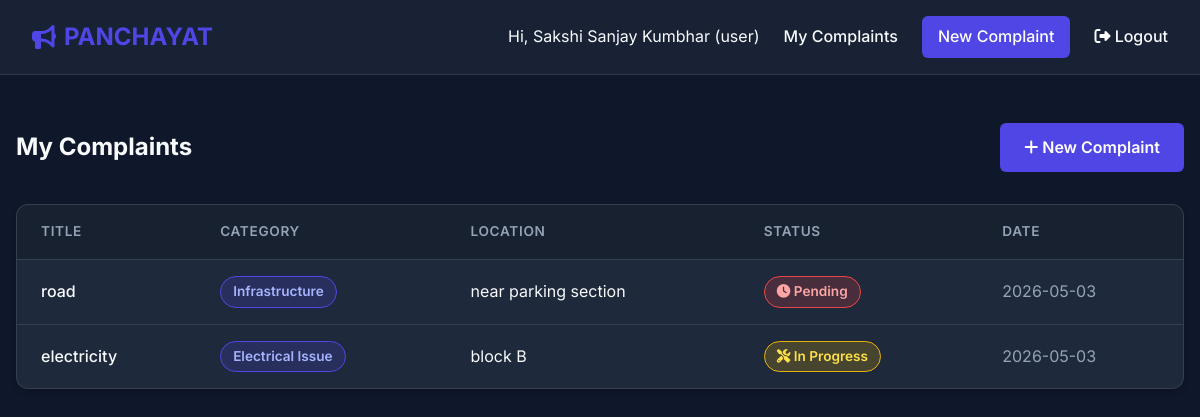
/user/dashboard (signed in), run on the app's committed database.
### models.py (models this page shows, shortened)
class User(db.Model):
    id = db.Column(db.Integer, primary_key=True)
    username = db.Column(db.String(80), unique=True, nullable=False)
    password_hash = db.Column(db.String(256), nullable=False)
    role = db.Column(db.String(20), nullable=False, default='user')  # 'user' or 'admin'
    complaints = db.relationship('Complaint', backref='author', lazy=True)

class Complaint(db.Model):
    id = db.Column(db.Integer, primary_key=True)
    user_id = db.Column(db.Integer, db.ForeignKey('user.id'), nullable=False)
    title = db.Column(db.String(150), nullable=False)
    description = db.Column(db.Text, nullable=False)
    category = db.Column(db.String(50), nullable=False)
    location = db.Column(db.String(100), nullable=False)
    status = db.Column(db.String(20), nullable=False, default='Pending') # Pending, In Progress, Resolved
    created_at = db.Column(db.DateTime, default=datetime.utcnow)

### app.py (the view)
@app.route('/user/dashboard')
def user_dashboard():
    if 'user_id' not in session or session.get('role') != 'user':
        return redirect(url_for('login'))
    complaints = Complaint.query.filter_by(user_id=session['user_id']).order_by(Complaint.created_at.desc()).all()
    return render_template('user_dashboard.html', complaints=complaints)

### app.py (called while the page is built)
@app.context_processor
def inject_user():
    user = None
    if 'user_id' in session:
        user = db.session.get(User, session['user_id'])
    return dict(current_user=user)

### templates/user_dashboard.html (shortened to what this page needs)
{% extends "base.html" %}
{% block content %}
<div class="dashboard-header">
    <h2>My Complaints</h2>
    <a href="{{ url_for('submit_complaint') }}" class="btn"><i class="fas fa-plus"></i> New Complaint</a>
</div>
{% if complaints %}
<div class="table-container">
    <table>
        <thead>
            <tr>
                <th>Title</th>
                <th>Category</th>
                <th>Location</th>
                <th>Status</th>
                <th>Date</th>
            </tr>
        </thead>
        <tbody>
            {% for complaint in complaints %}
            <tr>
                <td style="font-weight: 500;">{{ complaint.title }}</td>
                <td><span class="badge badge-category">{{ complaint.category }}</span></td>
                <td>{{ complaint.location }}</td>
                <td>
                    {% if complaint.status == 'Pending' %}
                        <span class="badge badge-pending"><i class="fas fa-clock"></i> Pending</span>
                    {% elif complaint.status == 'In Progress' %}
                        <span class="badge badge-progress"><i class="fas fa-tools"></i> In Progress</span>
                    {% else %}
                        <span class="badge badge-resolved"><i class="fas fa-check-circle"></i> Resolved</span>
                    {% endif %}
                </td>
                <td style="color: var(--text-muted);">{{ complaint.created_at.strftime('%Y-%m-%d') }}</td>
            </tr>
            {% endfor %}
        </tbody>
    </table>
</div>
{% endif %}
{% endblock %}

### templates/base.html (shortened to what this page needs)
<!DOCTYPE html>
<html lang="en">
<head>
    <link rel="stylesheet" href="https://cdnjs.cloudflare.com/ajax/libs/font-awesome/6.4.0/css/all.min.css">
    <link rel="stylesheet" href="{{ url_for('static', filename='style.css') }}">
</head>
<body>
    <nav class="navbar">
        <a href="{{ url_for('index') }}" class="brand">
            <i class="fas fa-bullhorn"></i> PANCHAYAT
        </a>
        <div class="nav-links">
            {% if current_user %}
                <span>Hi, {{ current_user.username }} ({{ current_user.role }})</span>
                {% if current_user.role == 'admin' %}
                    <a href="{{ url_for('admin_dashboard') }}">Dashboard</a>
                {% else %}
                    <a href="{{ url_for('user_dashboard') }}">My Complaints</a>
                    <a href="{{ url_for('submit_complaint') }}" class="btn-nav">New Complaint</a>
                {% endif %}
                <a href="{{ url_for('logout') }}"><i class="fas fa-sign-out-alt"></i> Logout</a>
            {% else %}
                <a href="{{ url_for('login') }}">Login</a>
                <a href="{{ url_for('register') }}" class="btn-nav">Register</a>
            {% endif %}
        </div>
    </nav>
    <div class="container">
        {% block content %}{% endblock %}
    </div>
</body>
</html>

### static/style.css (style rules this page uses)
:root { --primary-color: #4f46e5; --primary-hover: #4338ca; --bg-dark: #0f172a; --bg-panel: #1e293b; --text-main: #f8fafc; --text-muted: #94a3b8; --status-pending: #ef4444; --status-progress: #eab308; --status-resolved: #22c55e; --glass-bg: rgba(30, 41, 59, 0.7); --glass-border: rgba(255, 255, 255, 0.1); --shadow: 0 4px 6px -1px rgba(0, 0, 0, 0.1), 0 2px 4px -1px rgba(0, 0, 0, 0.06); }
* { margin: 0; padding: 0; box-sizing: border-box; }
body { font-family: 'Inter', sans-serif; background-color: var(--bg-dark); color: var(--text-main); line-height: 1.6; min-height: 100vh; display: flex; flex-direction: column; }
.navbar { background-color: var(--glass-bg); backdrop-filter: blur(10px); border-bottom: 1px solid var(--glass-border); padding: 1rem 2rem; display: flex; justify-content: space-between; align-items: center; position: sticky; top: 0; z-index: 100; }
.navbar .brand { font-size: 1.5rem; font-weight: 700; color: var(--primary-color); text-decoration: none; display: flex; align-items: center; gap: 0.5rem; }
.nav-links { display: flex; gap: 1.5rem; align-items: center; }
.nav-links a { color: var(--text-main); text-decoration: none; font-weight: 500; transition: color 0.2s; }
.btn-nav { background-color: var(--primary-color); color: white !important; padding: 0.5rem 1rem; border-radius: 6px; transition: background-color 0.2s; }
.container { max-width: 1200px; margin: 2rem auto; padding: 0 1rem; flex: 1; width: 100%; }
.btn { display: inline-block; background-color: var(--primary-color); color: white; padding: 0.75rem 1.5rem; border: none; border-radius: 6px; font-size: 1rem; font-weight: 600; cursor: pointer; transition: all 0.2s; text-decoration: none; text-align: center; }
.dashboard-header { display: flex; justify-content: space-between; align-items: center; margin-bottom: 2rem; }
.table-container { background-color: var(--bg-panel); border-radius: 12px; overflow: hidden; box-shadow: var(--shadow); border: 1px solid var(--glass-border); }
table { width: 100%; border-collapse: collapse; }
th, td { padding: 1rem 1.5rem; text-align: left; border-bottom: 1px solid var(--glass-border); }
th { background-color: rgba(0, 0, 0, 0.2); font-weight: 600; color: var(--text-muted); text-transform: uppercase; font-size: 0.85rem; letter-spacing: 0.05em; }
tr:last-child td { border-bottom: none; }
.badge { padding: 0.25rem 0.75rem; border-radius: 9999px; font-size: 0.85rem; font-weight: 600; display: inline-block; }
.badge-pending { background-color: rgba(239, 68, 68, 0.2); color: #fca5a5; border: 1px solid var(--status-pending); }
.badge-progress { background-color: rgba(234, 179, 8, 0.2); color: #fde047; border: 1px solid var(--status-progress); }
.badge-category { background-color: rgba(79, 70, 229, 0.2); color: #a5b4fc; border: 1px solid var(--primary-color); }

### data on the page
User: username "Sakshi Sanjay Kumbhar", role "user"
Complaint: title "road", category "Infrastructure", location "near parking section", status "Pending" (drawn), created_at "2026-05-03"
Complaint: title "electricity", category "Electrical Issue", location "block B", status "In Progress" (drawn), created_at "2026-05-03"
